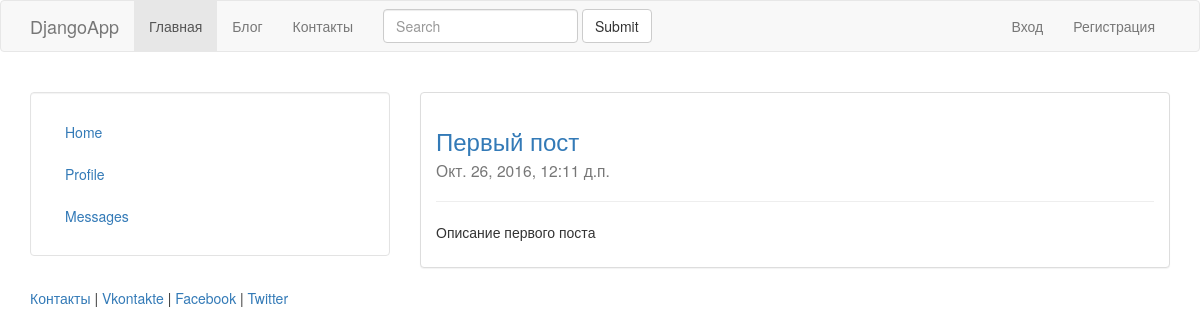
Page /blog/1/ on the committed database.
### blog/models.py (models this page shows, shortened)
class Post(models.Model):
	title = models.CharField(max_length=140)
	body = models.TextField()
	date = models.DateTimeField()

### blog/templates/blog/post.html
{% extends "personal/header.html" %}
{% block content %}
   	<h3><a href="/blog/{{post.id}}">{{post.title}}</a><br><small>{{ post.date}}</small></h3>
	<hr>
	<p>{{ post.body|safe|linebreaks }}</p>
{% endblock %}

### personal/templates/personal/header.html (style rules this page uses)
html, body { height: 100vh; }

### rows in the picture
Post: title "Первый пост", date "Окт. 26, 2016, 12:11 д.п.", body "Описание первого поста"
